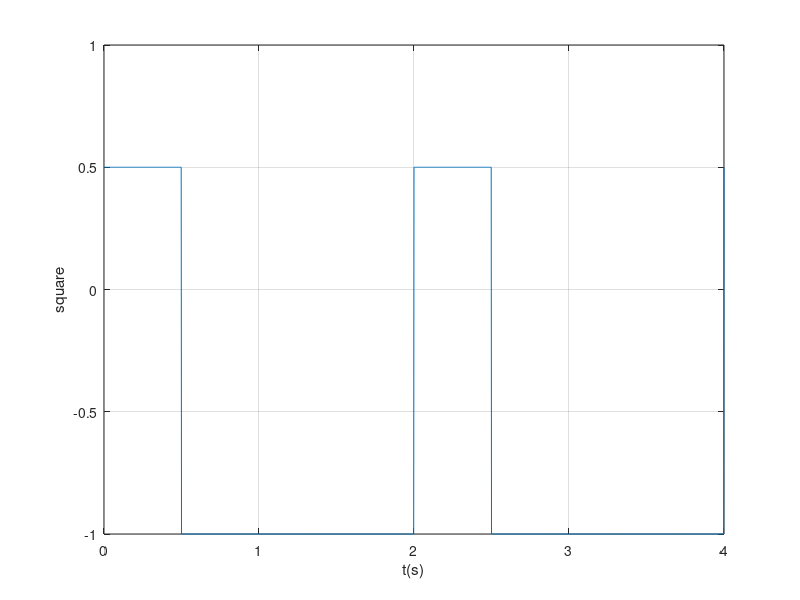
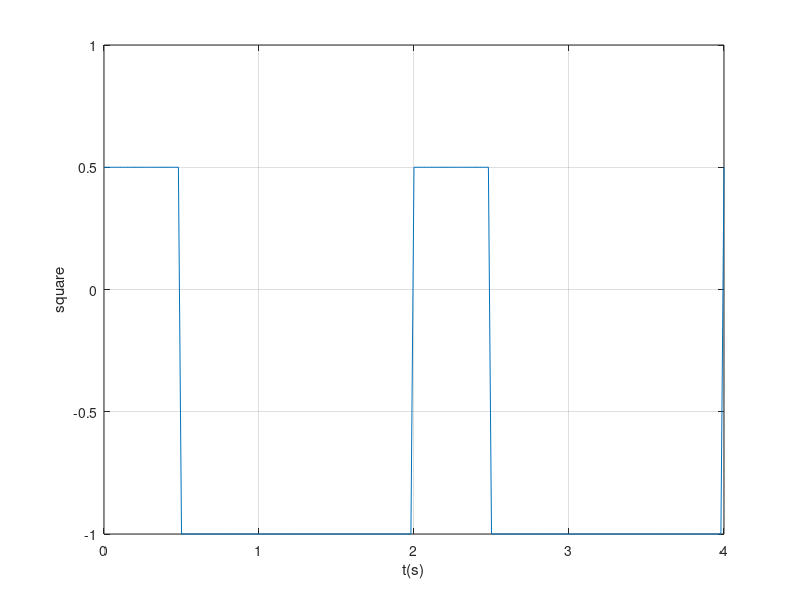
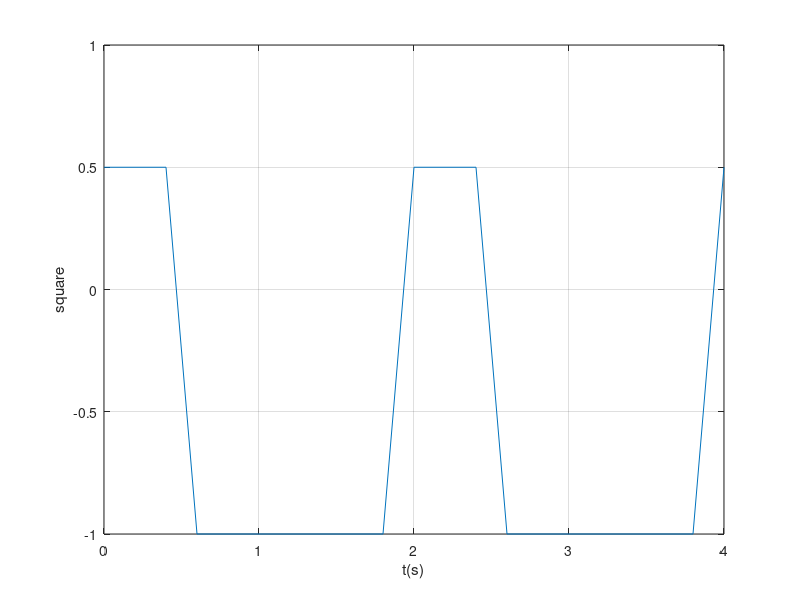

The MATLAB source for these figures, in order:
amp=0.75;
offset=-0.25; %am setat amplitudinea si offset-ul astfel incat sa am perioada de la -1 la 0.5
t=0:0.002:4; %cu rezolutia temporara de 2ms
f=1/2; %frecventa de 1/2, perioada fiind de 2
duty=25; %factorul de umplere de 25%
sq=offset+amp*square(2*pi*f.*t, duty) %formez semnalul dreptunghilar
figure(1)
plot(t,sq), xlabel('t(s)'), ylabel('square'),grid %afisez semnalul

amp=0.75;
offset=-0.25;
t1=0:0.02:4; %cu rezolutia temporara de 20ms
f=1/2;
duty=25;
sq=offset+amp*square(2*pi*f.*t1, duty)
figure(2)
plot(t1,sq), xlabel('t(s)'), ylabel('square'),grid

amp=0.75;
offset=-0.25;
t2=0:0.2:4; %cu rezolutia temporara de 200ms
f=1/2;
duty=25;
sq=offset+amp*square(2*pi*f.*t2, duty)
figure(3)
plot(t2,sq), xlabel('t(s)'), ylabel('square'),grid

